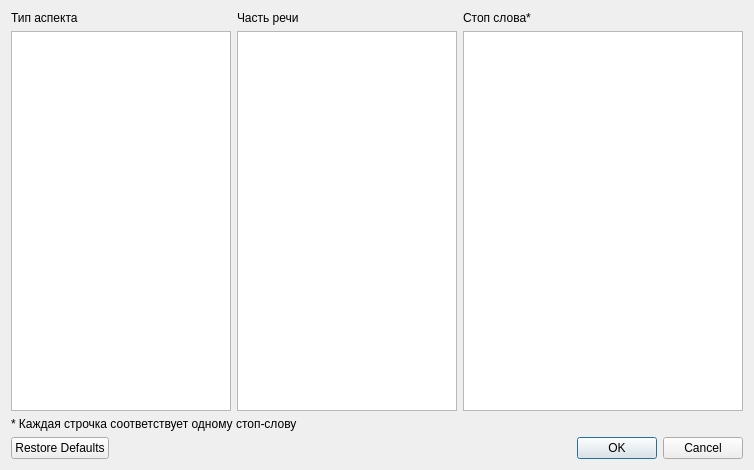
<?xml version="1.0" encoding="UTF-8"?>
<ui version="4.0">
 <class>StopWordEditor</class>
 <widget class="QDialog" name="StopWordEditor">
  <property name="geometry">
   <rect>
    <x>0</x>
    <y>0</y>
    <width>754</width>
    <height>470</height>
   </rect>
  </property>
  <property name="windowTitle">
   <string>Dialog</string>
  </property>
  <layout class="QGridLayout" name="gridLayout">
   <item row="2" column="0" colspan="3">
    <widget class="QLabel" name="label_3">
     <property name="maximumSize">
      <size>
       <width>16777215</width>
       <height>15</height>
      </size>
     </property>
     <property name="text">
      <string>* Каждая строчка соответствует одному стоп-слову</string>
     </property>
    </widget>
   </item>
   <item row="1" column="0">
    <widget class="QListWidget" name="aspect_type_list">
     <property name="maximumSize">
      <size>
       <width>220</width>
       <height>16777215</height>
      </size>
     </property>
    </widget>
   </item>
   <item row="1" column="1">
    <widget class="QListWidget" name="speech_type_list">
     <property name="maximumSize">
      <size>
       <width>220</width>
       <height>16777215</height>
      </size>
     </property>
    </widget>
   </item>
   <item row="3" column="0" colspan="3">
    <widget class="QDialogButtonBox" name="control_buttons">
     <property name="standardButtons">
      <set>QDialogButtonBox::Cancel|QDialogButtonBox::Ok|QDialogButtonBox::RestoreDefaults</set>
     </property>
    </widget>
   </item>
   <item row="0" column="0">
    <widget class="QLabel" name="label">
     <property name="text">
      <string>Тип аспекта</string>
     </property>
    </widget>
   </item>
   <item row="0" column="1">
    <widget class="QLabel" name="label_2">
     <property name="text">
      <string>Часть речи</string>
     </property>
    </widget>
   </item>
   <item row="0" column="2">
    <widget class="QLabel" name="label_4">
     <property name="text">
      <string>Стоп слова*</string>
     </property>
    </widget>
   </item>
   <item row="1" column="2">
    <widget class="QTextEdit" name="stop_word_browser"/>
   </item>
  </layout>
 </widget>
 <resources/>
 <connections/>
</ui>
